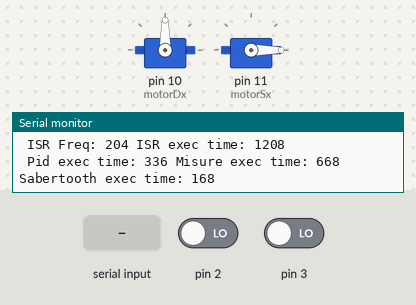
Bench run of a sketch on a simulated Arduino Uno, built with avr-gcc and run on an emulated ATmega328P. Shown: 2 × servo, the last lines printed to the serial monitor. Inputs (shaded band) come from the test bench; at power-on: pin 2 LOW, pin 3 LOW.

Above: at 1.5 s.
1.6 s: "a" received over Serial
4.6 s: pin 2 driven HIGH
At 19.4 s:
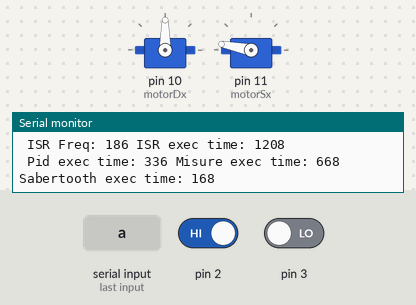
Timing chart, 0 to 19.6 s (numbered marks = the images above; inputs shaded):
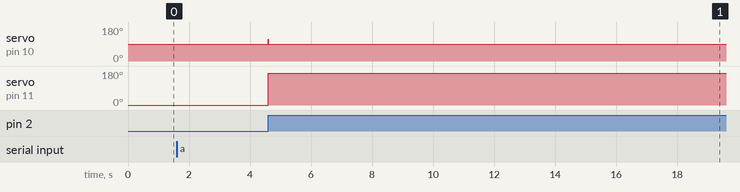

The sketch:

pid_rover2_60.ino
```cpp
 /**********************************************************************
 *             Arduino Uno & sabertooth & Motors & PID & Odometry     *
 *                        by Thor Group, 2015                         *
 **********************************************************************/

/**
 *  Features:
 *
 *  - Motors Interface
 *  - Angular Velocity from encoders
 *  - PID Motors control
 *  - Serial Routine, Press:
 *                    - 'a' -> TestMotors()
 *                    - 'i' -> Check ISR freq [Hz]
 *                    - 'p' -> Toggles generalPrint
 *                    - 'o' -> Toogles printOdom
 *                    - 's' -> Toggles printMotorsSx
 *                    - 'd' -> Toogles printMotorsDx
 *                    - 'w' -> Toogles printAngVel
 *                    - 'e' -> Toogles printEncoder
 *
 **/

/**********************************************************************/
/**************************** Wiring: *********************************/
/**********************************************************************/
/*
 * Pin A0 -> AttoPilot V
 * Pin A1 -> AttoPilot I -> doesn't work
 * Pin 9 -> Sabertooth S1
 * Pin 10 -> Sabertooth S2
 * Pin 2 -> encoder M1 ( SX ) motorSx
 * Pin 3 -> encoder M2 ( DX ) motorDx
 * GND -> Sabertooth 0V
 * GND -> AttoPilot GND
 * VIN <- Sabertooth 5V (OPTIONAL, Sabertooth powers Arduino)
*/

#include <Servo.h>
Servo motorDx, motorSx;

/**
 ** Serial
 **/

boolean generalPrint = true;

// Infos
boolean printTimerInfo = true;

// Odometry
boolean printOdom = false;
boolean printError = true;
boolean printPidVal= false;
boolean printMotorsDx = false;
boolean printMotorsSx = false;
boolean printAngVel= false;
boolean printLinVel= false;
boolean printEncoder= false;
boolean printOrientation= false;

/**
 ** Setpoint References
 **/

int riferimentoSx = 100; // [-470 ; 470]  (rad/s)
int riferimentoDx = 0;

/**
 ** Control
 **/

#define Ts 2000 //us
#define Kp_1 0.8
#define Ki_1 0.0
#define Kd_1 0.0
#define ControlDeadzone_1 5 //deadzone for u, the control variable

#define Kp_2 0.0
#define Ki_2 0.0
#define Kd_2 0.0
#define ControlDeadzone_2 5

/**
 ** Other
 **/

// Timing
volatile unsigned long int timerPid;
volatile unsigned long int timerMisure;
volatile unsigned long int timerSabertooth;
volatile unsigned long int timerISR;

// Input Motors
volatile float uSx = 0, uDx = 0;

//Measures interrupt freq -> servono?
volatile long bla;
volatile long blu;
volatile long isra,isrb;

#define pinEncoderBS 4
#define pinEncoderBD 5

#define NUMEROIMPULSI 2078.4
#define DISTRUOTE 0.59
#define RAGGIORUOTA 0.13
#define KRAPP 1
#define TCAMP 50000

int u1 = 0; //control variable
float integrale1 = 0;
float erroreSx = 0;
float errore_old1 = 0;
int Pwm_Static_Friction1 = 0;
//variabili pid 2
int u2 = 0; //control variable
float integrale2 = 0;
float erroreDx = 0;
float errore_old2 = 0;
int Pwm_Static_Friction2 = 0;

//variabili per encoder motore 1
volatile long int MSencoderPos = 0;
volatile long int MStOld = -30000;
volatile long int MSperiodAtt = 1;
long int M1deltaPos = 0;
long int M1oldPos = 0;
char M1verso = 1;
float m1VelAng = 0;
float M1velLin = 0;
//variabili per encoder motore 2
volatile long int MDencoderPos = 0;
volatile long int MDtOld = 0;
volatile long int MDperiodAtt = 0;
long int M2deltaPos = 0;
long int M2oldPos = 0;
char M2verso = 1;
float m2VelAng = 0;
float M2velLin = 0;
// Filter costante
float alpha = 1.0;//0.08;
//variabili rover
float velLinAss = 0;
float omegaZAss = 0;
float velXAss = 0;
float velYAss = 0;
float xAss = 0;
float yAss = 0;
float thetaZAss = 0;
//variabili controllore
long tOld = 0;
int count = 0;

long firstTime;
long timeToMove = 5000000L;

/**
 ** Timer 1 vars
 **/
 volatile int contIsr = 0;
 // TODO:
 // add misure e pid

int donTouch = 10;

void setup()
{
  Serial.begin(115200);
  // Valore per superare attrito statico
  Pwm_Static_Friction1 = 0; // trovato tramite test motor, a 98 inizia a muoversi
  Pwm_Static_Friction2 = 0; //da trovare;
  //Pwm_Static_Friction = IdentifyStaticFrictionPwm();

  /**
   ** Timer 2 @ 200 Hz
   **/

  cli(); // Stops interrupts

  TCCR2A = 0;// set entire TCCR1A register to 0
  TCCR2B = 0;// same for TCCR1B

  // set compare match register for 200 Hz increments
  OCR2A = 77;// = (16*10^6) / (200*1024) - 1 -> 200 Hz
  //OCR1A=193; //16*10^6/(80Hz*1024) - 1 = 193 -> 80 Hz
  //OCR1A=780; //16*10^6/(20Hz*1024) - 1 = 780 -> 20 Hz
  //OCR1A=50; //16*10^6/(308Hz*1024) - 1 = 50 -> 308 Hz

  // turn on CTC mode
  TCCR2A |= (1 << WGM21);
  // Set CS10 and CS12 bits for 1024 prescaler
  TCCR2B |= (1 << CS20) | (1 << CS21) | (1 << CS22);
  // enable timer compare interrupt
  TIMSK2 |= (1 << OCIE2A);

  sei(); //enable global interrupts

  // Define encoder pin Interrupt
  attachInterrupt(0, MSencVel, RISING);
  attachInterrupt(1, MDencoder, RISING);
  motorDx.attach(10, 1000, 2000); // SX ??
  motorSx.attach(11, 1000, 2000); // DX ??
  firstTime = micros();
}

void loop()
{
  if(micros()-tOld >= TCAMP)
  {
    tOld = micros();
    //controllo_encoder(); // da fare

    // The followings are exec in ISR @ 200HZ
    //misure();
    //pid();
    count += 1;
    if(count >= donTouch) // Runs @ 2 Hz
    {
      count = 0;
      serialRoutine();
      odometry();
      info();

      // resets ISR counter
      contIsr=0;
    }
    // Now runs in ISR after pid and misure
    //sabertooth(uDx,uSx);
  }
  handleOverflow();
}

/**
 ** Interrupt service routine @ 200 Hz
 **/
ISR(TIMER2_COMPA_vect)
{
  timerISR = micros();

  misure();
  pid();
  sabertooth(uDx,uSx);
  contIsr++;

  timerISR = micros() - timerISR;
}

void serialRoutine()
{
 if (Serial.available()>0)
 {
   char t = Serial.read();
   if (t == 'a')
   {
     Serial.println(" Testing Motors ");
     testMotor();
   }
   else if (t == 'i')
   {
     printTimerInfo = !printTimerInfo;
     Serial.print(" Toogles Information verbosity: ");
     Serial.println(printTimerInfo);
   }
   else if (t == 'p')
   {
     Serial.println(" Toggles generalPrint ");
     generalPrint = !generalPrint;
   }
   else if (t == 'o')
   {
     Serial.println(" Toggles printOdom ");
     printOdom = !printOdom;
   }
   else if (t == 's')
   {
     Serial.println(" Toggles printMotorsSx ");
     printMotorsSx = !printMotorsSx;
   }
   else if (t == 'd')
   {
     Serial.println(" Toggles printMotorsDx ");
     printMotorsDx = !printMotorsDx;
   }
   else if (t == 'w')
   {
     Serial.println(" Toggles printAngVel ");
     printAngVel = !printAngVel;
   }
   else if (t == 'e')
   {
     Serial.println(" Toggles printEncoder ");
     printEncoder = !printEncoder;
   }
 }
}

void info()
{
 if (generalPrint)
 {
  if (printTimerInfo)
  {
     Serial.println();
     Serial.print(" ISR Freq: ");
     Serial.print(contIsr*2);
     Serial.print(" ISR exec time: ");
     Serial.println(timerISR);
     Serial.print(" Pid exec time: ");
     Serial.print(timerPid);
     Serial.print(" Misure exec time: ");
     Serial.print(timerMisure);
     Serial.print(" Sabertooth exec time: ");
     Serial.println(timerSabertooth);
  }
 }
}

void handleOverflow()
{
  //handles overflow OK
  if(abs(MSencoderPos)>60000)
  {
    MSencoderPos=0;
    M1oldPos = -M1deltaPos;
    //Serial.println("overflow");
  }
  if(abs(MDencoderPos)>60000)
  {
    MDencoderPos=0;
    M2oldPos = -M2deltaPos;
    //Serial.println("overflow ");
  }
}

void pid()   // Non modificato uK -- siamo in una  ISR -> change vars to volatile
{
 timerPid = micros();

  // pid M1
//  if(micros()-MStOld >= 30000){
//    m1VelAng = 0;
//    Serial.println("start");
//  }else{
    m1VelAng = 2.0*PI*1000000.0/(2048.0*MSperiodAtt);
 // }
  erroreSx = riferimentoSx - (m1VelAng); //*(52.0/14.0)
  integrale1 = integrale1 + (Ki_1*TCAMP*erroreSx)/1000.0;
  u1 = int(Kp_1*erroreSx) + (int) integrale1 + int(1000000*Kd_1*(erroreSx-errore_old1)/TCAMP);
  //u1 = 0;
  errore_old1 = erroreSx;
  // pid M2
  erroreDx = riferimentoDx;//- int(m2VelAng)); //*(52.0/18.0)
  integrale2 = integrale2 + (Ki_2*TCAMP*erroreDx)/1000;
  u2 = int(Kp_2*erroreDx) + int(integrale2) + int(1000000*Kd_2*(erroreDx-errore_old2)/TCAMP);
  //u2 = 0;
  errore_old2 = erroreDx;

  /* DEBUG NON CONSENTITO SIAMO IN UNA ISR niente serialPrint

  if (printMotorsSx)
  {
    Serial.print("IntegraleSx:  ");
    Serial.println(integrale1);
  }

  if (printMotorsDx)
  {
    Serial.print("IntegraleDx:  ");
    Serial.println(integrale2);
  }

  if (printPidVal)
  {
    if (printMotorsDx)
    {
      Serial.print("erroreDx = ");
      Serial.print(erroreDx);
      Serial.print("  velAng DX = ");
      Serial.print(m2VelAng);
    }
    if (printMotorsSx)
    {
      Serial.print("erroreSx = ");
      Serial.print(erroreSx);
      Serial.print("  velAng SX = ");
      Serial.println(m1VelAng);
    }
  }
  */

  uSx = u1;
  uDx = u2;
  controllo_deadzone();

  timerPid = micros() - timerPid;
}

void controllo_deadzone(void) // * ISR -> change to volatile
{
  uSx = uSx + 90;
  uDx = uDx + 90;
  if(uSx != 90)
    uSx = uSx+Pwm_Static_Friction1;
  if(uDx != 90)
    uDx = uDx+Pwm_Static_Friction2;
}

void misure()
{
  timerMisure = micros();

  M1deltaPos = (MSencoderPos - M1oldPos);
  M1oldPos = MSencoderPos;
  M2deltaPos = (MDencoderPos - M2oldPos);
  M2oldPos = MDencoderPos;
  m1VelAng = (1-alpha)*m1VelAng + alpha*(2*PI*M1deltaPos)/(NUMEROIMPULSI)*1000000/TCAMP;
  m2VelAng = (1-alpha)*m2VelAng + alpha*(2*PI*M2deltaPos)/(NUMEROIMPULSI)*1000000/TCAMP;;
  M1velLin = m1VelAng*RAGGIORUOTA;
  M2velLin = m2VelAng*RAGGIORUOTA;
  velLinAss = (M1velLin+M2velLin)/2;
  omegaZAss = (M1velLin-M2velLin)/DISTRUOTE;
  thetaZAss = thetaZAss + omegaZAss*TCAMP/(1000000);
  velXAss = velLinAss*sin(thetaZAss);
  velYAss = velLinAss*cos(thetaZAss);
  xAss = xAss + velXAss*TCAMP/(1000000);
  yAss = yAss + velYAss*TCAMP/(1000000);

  timerMisure = micros() - timerMisure;
}

void odometry()
{
  if (printOdom && generalPrint)
  {
    if(printError)
    {
      Serial.print("ErrSX= ");
      Serial.println(erroreSx);
    }
    if (printOrientation)
    {
      Serial.print("thetaZAss: ");
      Serial.print(thetaZAss);
      Serial.print(" xAss: ");
      Serial.print(xAss);
      Serial.print(" yAss: ");
      Serial.print(yAss);
    }
    if (printLinVel)
    {
      Serial.print(" velYAss: ");
      Serial.print(velYAss);
      Serial.print(" velXAss: ");
      Serial.print(velXAss);
      Serial.print(" M1velLin: ");
      Serial.print(M1velLin);
      Serial.print(" M2velLin: ");
      Serial.print(M2velLin);
    }
    if (printAngVel)
    {
      Serial.print(" m1VelAng: ");
      Serial.print(m1VelAng);
      Serial.print(" m2VelAng: ");
      Serial.print(m2VelAng);
    }
    if (printEncoder)
    {
      Serial.print(" M1pos: ");
      Serial.print(MSencoderPos);
      Serial.print(" M2pos: ");
      Serial.println(MDencoderPos);
    }
    if (printMotorsSx)
    {
      Serial.println();
      Serial.print("  Motor Sx:   ");
      Serial.println(uSx);
    }
    if (printMotorsDx)
    {
      Serial.println();
      Serial.print("  Motor Dx:   ");
      Serial.println(uDx);
    }
  }
}

/**
 ** Sets max and min pwm values and sends control inputs
 ** to motors.
 **
 ** Called: from main loop
 ** Exec Time: TODO!
 **/
void sabertooth(float uDx, float uSx)
{
  timerSabertooth = micros();

  if (uSx >= 190)
   uSx = 190;
  else if (uSx < 0)
   uSx = 0;

  if (uDx >= 190)
   uDx = 190;
  else if (uDx < 0)
   uDx = 0;

  motorDx.write(int(uDx));
  motorSx.write(int(uSx));

  timerSabertooth = micros() - timerSabertooth;
}

void MSencoder() /////////////////////////////////////////////////////////////Verso cambiato
{   // check channel B to see which way encoder is turning
//    if (digitalRead(pinEncoderBS)){
//      MSencoderPos++;
//    }
//    else{
//      MSencoderPos--;
//    }
  MSencoderPos++;
    //PastB ? encoderPos--:  encoderPos++;
}
void MDencoder()
{   // check channel B to see which way encoder is turning
    // check channel B to see which way encoder is turning
    if (digitalRead(pinEncoderBD)){
      MDencoderPos--;
    }
    else{
      MDencoderPos++;
    }
    //PastB ? encoderPos--:  encoderPos++;
}


void MSencVel()
{
   MSperiodAtt = micros()-MStOld;
   MStOld = micros();
}


void testMotor()
{
 float v_m1,v_m2;
 int soglia1=0; // partito
 int soglia2=0; // stop
 boolean cond;
 for (int i = 90; i<255;i++)
 {
   sabertooth(i,i);
   delay(100);
   if (m1VelAng > 0)
   {
     cond=true;
     soglia1 = i;
   }
   misure();
   odometry();
   Serial.print("  u1 =");
   Serial.println(i);
 }

 Serial.print(" Soglia");
 Serial.println(soglia1);
}
```

Measured:
- after the input at 1.6 s, servo on pin 10 (motorDx): 90° → 115° after 3.0 s
- after the input at 4.6 s, servo on pin 11 (motorSx): 0° → 169° at once
